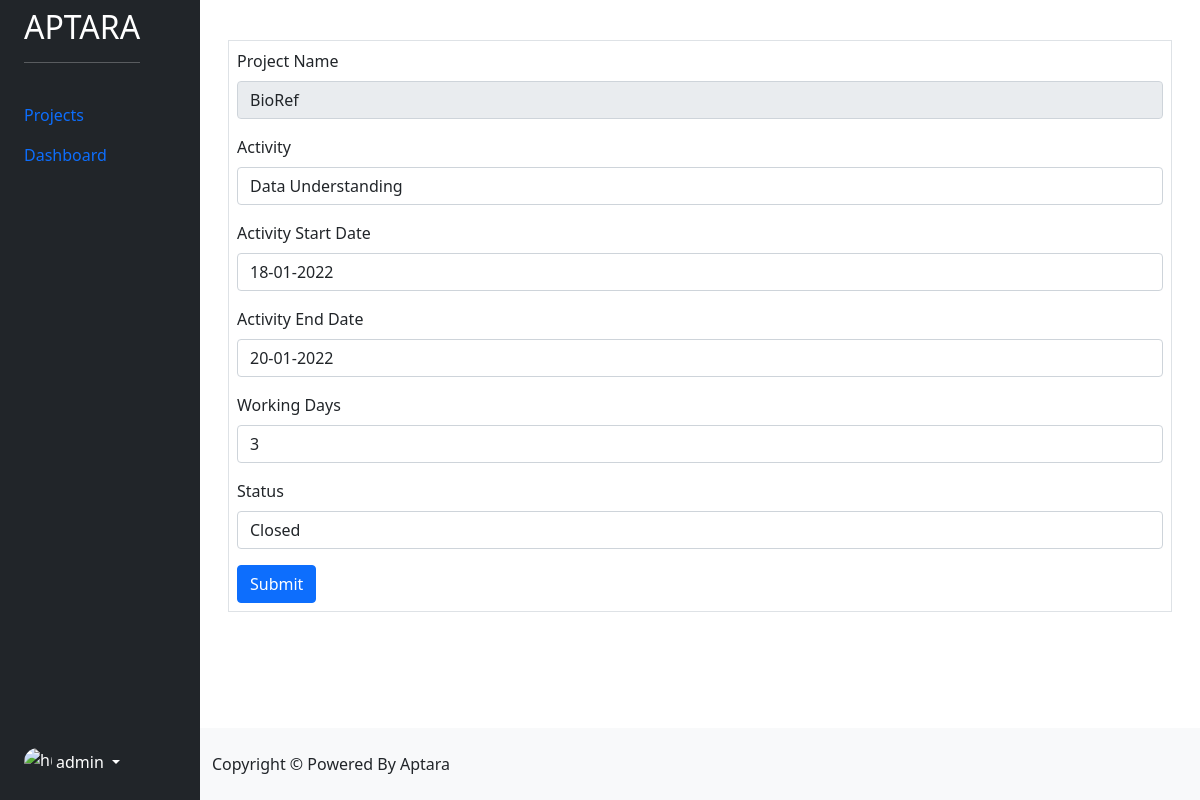
Page /edit-project-details/3 (signed in) on the committed database.
### ai_dashboard/models.py (models this page shows)
class ProjectActivitiesDetail(models.Model):
    proj_name = models.CharField(max_length=500)
    activities = models.CharField(max_length=500, blank=True)
    activity_start_date = models.CharField(max_length=500, blank=True)
    activity_end_date = models.CharField(max_length=500, blank=True)
    working_days = models.CharField(max_length=500, blank=True)
    status = models.CharField(max_length=500, blank=True)

### ai_dashboard/views.py (the view, shortened to what this page needs)
# urls.py: path('edit-project-details/<int:id>', views.edit_project_details, name='edit-project-details'),
@login_required(login_url='/login/')
def edit_project_details(request, id):
    activities = ProjectActivitiesDetail.objects.filter(id=id)
    context = {
        'Activities': activities,
    }
    return render(request, 'edit_project_detail.html', context)

### templates/edit_project_detail.html (shortened to what this page needs)
{% extends 'base.html' %} {% block content %} {% for Activity in Activities %}
<div class="container p-3">
  <form
    action="/edit-project-details/{{ Activity.id }}"
    method="post"
    class="p-2 border"
  >
    <div class="mb-3">
      <label for="ProjectName" class="form-label">Project Name</label>
      <input
        type="text"
        class="form-control"
        name="proj_name"
        value="{{ Activity.proj_name }}"
        id="ProjectName"
        readonly
      />
    </div>
    <div class="mb-3">
      <label for="ActivityName" class="form-label">Activity</label>
      <input
        type="text"
        class="form-control"
        name="activities"
        id="ActivityName"
        value="{{ Activity.activities }}"
      />
    </div>
    <div class="mb-3">
      <label for="ActivityStartDate" class="form-label"
        >Activity Start Date</label
      >
      <input
        type="text"
        class="form-control"
        name="activity_start_date"
        id="ActivityStartDate"
        value="{{ Activity.activity_start_date }}"
      />
    </div>
    <div class="mb-3">
      <label for="ActivityEndDate" class="form-label">Activity End Date</label>
      <input
        type="text"
        class="form-control"
        name="activity_end_date"
        id="ActivityEndDate"
        value="{{ Activity.activity_end_date }}"
      />
    </div>
    <div class="mb-3">
      <label for="WorkingDays" class="form-label">Working Days</label>
      <input
        type="text"
        class="form-control"
        name="working_days"
        id="WorkingDays"
        value="{{ Activity.working_days }}"
      />
    </div>
    <div class="mb-3">
      <label for="Status" class="form-label">Status</label>
      <input
        type="text"
        class="form-control"
        name="status"
        id="Status"
        value="{{ Activity.status }}"
      />
    </div>
    <button
      type="submit"
      class="btn btn-primary"
      onclick="return confirm('Check carefully before submit?')"
    >
      Submit
    </button>
  </form>
</div>
{% endfor %} {% endblock %}

### templates/base.html (shortened to what this page needs)
<!DOCTYPE html>
<html lang="en">
  <head>
    {% load static %}
    <link
      href="https://cdn.jsdelivr.net/npm/bootstrap@5.0.2/dist/css/bootstrap.min.css"
      rel="stylesheet"
    />
    <link
      rel="stylesheet"
      href="https://cdnjs.cloudflare.com/ajax/libs/font-awesome/6.0.0-beta2/css/all.min.css"
    />
    <link rel="stylesheet" href="{% static 'css/style.css' %}" />
  </head>
  <body>
    <div class="container-fluid overflow-hidden">
      <div class="row vh-100 overflow-auto">
        <div
          class="col-12 col-sm-3 col-xl-2 px-sm-2 px-0 bg-dark d-flex sticky-top"
        >
          <div
            class="d-flex flex-sm-column flex-row flex-grow-1 align-items-center align-items-sm-start px-3 pt-2 text-white"
          >
            <a
              href="/dashboard/"
              class="d-flex align-items-center pb-sm-3 mb-md-0 me-md- text-white text-decoration-none"
            >
              <span class="fs-5">
                <h2>APTARA</h2>
                <hr />
              </span>
            </a>
            <ul
              class="nav nav-pills flex-sm-column flex-row flex-nowrap flex-shrink-1 flex-sm-grow-0 flex-grow-1 mb-sm-auto mb-0 justify-content-center align-items-center align-items-sm-start"
              id="menu"
            >
              <li>
                <a href="{% url 'projects' %}" class="nav-link px-sm-0 px-2">
                  Projects
                </a>
              </li>
              <li>
                <a href="{% url 'dashboard' %}" class="nav-link px-sm-0 px-2">
                  Dashboard
                </a>
              </li>
            </ul>
            <div
              class="dropdown py-sm-4 mt-sm-auto ms-auto ms-sm-0 flex-shrink-1"
            >
              <a
                href="#"
                class="d-flex align-items-center text-white text-decoration-none dropdown-toggle"
                id="dropdownUser1"
                data-bs-toggle="dropdown"
                aria-expanded="false"
              >
                <img
                  src="https://github.com/mdo.png"
                  alt="hugenerd"
                  width="28"
                  height="28"
                  class="rounded-circle"
                />
                <span class="d-none d-sm-inline mx-1">
                  {% if user.is_authenticated %} {{ user }} {% else %} sign in
                  {% endif %}
                </span>
              </a>
            </div>
          </div>
        </div>
        <div class="col d-flex flex-column h-sm-100">
          <main class="row overflow-auto">
            <div class="col pt-4">
               {% block content %} {% endblock %}
            </div>
          </main>
          <footer class="row bg-light py-4 mt-auto">
            <div class="col">Copyright &copy; Powered By Aptara</div>
          </footer>
        </div>
      </div>
    </div>
  </body>
</html>

### static/css/style.css (style rules this page uses)
@media (min-width: 576px) { .h-sm-100 { height: 100%; } }

### rows in the picture
ProjectActivitiesDetail: proj_name "BioRef", activities "Data Understanding", activity_start_date "18-01-2022", activity_end_date "20-01-2022", working_days "3", status "Closed"

### other values in the picture
{{ user }} "admin"
